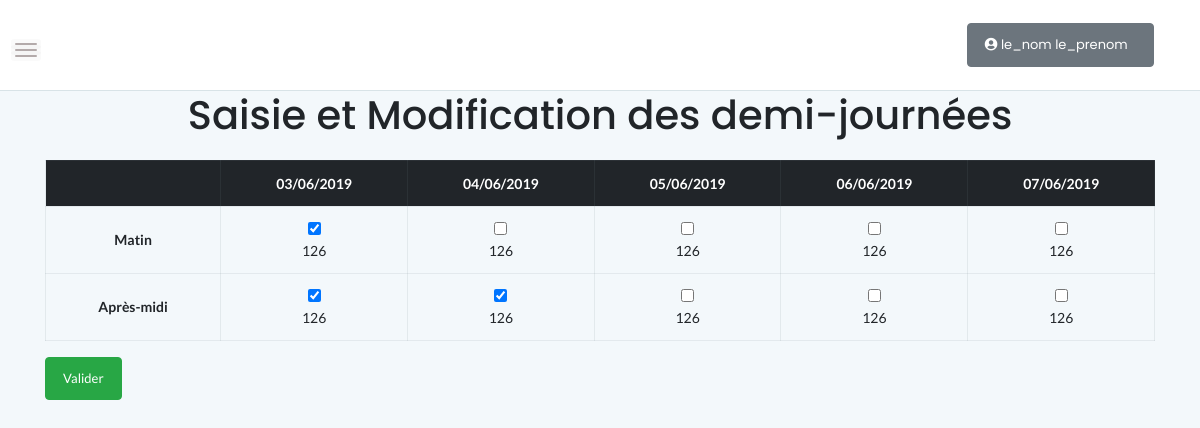
Screenshot of /saisie_demi_journee.php (signed in) with the database file from the repository.
### tables this page shows
CREATE TABLE IF NOT EXISTS `demijournee` (
  `id` int(11) NOT NULL AUTO_INCREMENT,
  `date` date NOT NULL,
  `matinAprem` char(13) NOT NULL,
  PRIMARY KEY (`id`)
);

CREATE TABLE IF NOT EXISTS `salle` (
  `id` int(11) NOT NULL AUTO_INCREMENT,
  `libelle` varchar(5) NOT NULL,
  PRIMARY KEY (`id`)
);

### saisie_demi_journee.php (the view, shortened to what this page needs)
<?php
$id_Util=$_SESSION["id"];
include "connexion_bd_gesoraux.php";
?>
<!doctype html>
<html class="no-js" lang="fr-FR">
<head>
    <link rel="stylesheet" href="assets/css/bootstrap.min.css">
    <link rel="stylesheet" href="assets/css/font-awesome.min.css">
    <link rel="stylesheet" href="assets/css/themify-icons.css">
    <link rel="stylesheet" href="assets/css/metisMenu.css">
    <link rel="stylesheet" href="assets/css/owl.carousel.min.css">
    <link rel="stylesheet" href="assets/css/slicknav.min.css">
    <link rel="stylesheet" href="https://www.amcharts.com/lib/3/plugins/export/export.css" type="text/css" media="all" />
    <link rel="stylesheet" href="assets/css/typography.css">
    <link rel="stylesheet" href="assets/css/default-css.css">
    <link rel="stylesheet" href="assets/css/styles.css">
    <link rel="stylesheet" href="assets/css/responsive.css">
    <link rel="stylesheet" href="https://use.fontawesome.com/releases/v5.8.1/css/all.css">
</head>
<body>
    <div class="page-container">
      <div class="main-content">
        <div class="header-area">
            <div class="row align-items-center">
                <div class="nav-btn pull-left">
                    <span></span>
                    <span></span>
                    <span></span>
                </div>
                <div class="col-auto">
                </div>
                <div class="col-auto mr-auto"></div>
                <?php
                    include "bouton_profil.php";
                     ?>
    </div>
</div>
<section>
    <h1><center>Saisie et Modification des demi-journées</center></h1></br>
        <div class="container">
            <table class="table text-center table-bordered">
                <thead class="thead-dark">
                <form action='' method='post'>
                    <?php
                    $lesDemiJournees=$bdd->query("SELECT distinct date from demijournee");
                    $lesDemiJournees->execute();
                    echo "<tr><th scope='col'></th>";
                    foreach ($lesDemiJournees as $demiJournee)
                    {
                        list($year, $month, $day) = explode("-", $demiJournee->date);
                        $date_fr = $day."/".$month."/".$year;
                        echo "<th scope='col'>$date_fr</th>";
                    }
                    echo "</tr>";
                    echo "</thead>";
                    echo "<tbody>";
                    echo "<tr><th scope='row' class='align-middle'>Matin</th>";
                    $lesDemiJournees=$bdd->query("SELECT id, date from demijournee where matinAprem='matin'");
                    foreach ($lesDemiJournees as $demiJournee)
                    {
                        $lesDemi=$bdd->query("SELECT idDemiJournee from choixprofdemijournee join demijournee on idDemijournee=$demiJournee->id and idUtilisateur=$id_Util");
                        $lesSalles=$bdd->query("SELECT libelle, salle.id from utilisateur join Salle on idSalleAtt=Salle.id where utilisateur.id=$id_Util and idSalleAtt is not null");
                        $salle =$lesSalles ->fetch();
                        if($lesDemi->rowCount () != 0) {
                            echo "<td><input type='checkbox' checked name='chbmatinJ$demiJournee->id' id='chbmatinJ$demiJournee->id' value='$demiJournee->id'/><br>";
                        } else {
                            echo "<td><input type='checkbox' name='chbmatinJ$demiJournee->id' id='chbmatinJ$demiJournee->id' value='$demiJournee->id'/><br>";
                        }
                        if($salle==false)
                        {
                            echo "<select name='salle$demiJournee->id'>";
                            $lesSalles=$bdd->query("SELECT id, libelle from salle where id not in (select idSalle from choixprofdemijournee where idDemiJournee=$demiJournee->id and idUtilisateur!=$id_Util)");
                            foreach ($lesSalles as $salle)
                            {
                                $lesSallesSelect=$bdd->query("SELECT idSalle from choixprofdemijournee where idUtilisateur=$id_Util and idDemiJournee=$demiJournee->id");
                                if($lesSallesSelect->rowCount() !=0 )
                                {
                                    $uneSalleSelect=$lesSallesSelect ->fetch();
                                    if ($uneSalleSelect->idSalle == $salle->id ) {
                                        echo "<option selected value='$salle->id'>$salle->libelle</option>";
                                    } else {
                                        echo "<option value='$salle->id'>$salle->libelle</option>";
                                    }
                                } else {
                                    echo "<option value='$salle->id'>$salle->libelle</option>";
                                }
                            }
                            echo "</select></td>";
                        }
                        else
                        {
                            echo "$salle->libelle</td>";
                        }
                    }
                    echo "</tr>";
                    echo "<tr><th scope='row' class='align-middle'>Après-midi</th>" ;
                    $lesDemiJournees=$bdd->query("SELECT id, date from demijournee where matinAprem='après-midi'");
                    foreach ($lesDemiJournees as $demiJournee)
                    {
                        $lesDemi=$bdd->query("SELECT idDemiJournee from choixprofdemijournee join demijournee on idDemijournee=$demiJournee->id and idUtilisateur=$id_Util ");
                        $lesSalles=$bdd->query("SELECT libelle, salle.id from utilisateur join Salle on idSalleAtt=Salle.id where utilisateur.id=$id_Util and idSalleAtt is not null");
                        $salle =$lesSalles ->fetch();
                        if($lesDemi->rowCount () != 0) {
                            echo "<td><input type='checkbox' checked name='chbapremJ$demiJournee->id' id='chbapremJ$demiJournee->id' value='$demiJournee->id'/><br>";
                        } else {
                            echo "<td><input type='checkbox' name='chbapremJ$demiJournee->id' id='chbapremJ$demiJournee->id' value='$demiJournee->id' /><br>";
                        }
                        if($salle==false)
                        {
                            echo "<select name='salle$demiJournee->id'>";
                            $lesSalles=$bdd->query("SELECT id, libelle from salle where id not in (select idSalle from choixprofdemijournee where idDemiJournee=$demiJournee->id and idUtilisateur!=$id_Util)");
                            foreach ($lesSalles as $salle)
                            {
                                $lesSallesSelect=$bdd->query("SELECT idSalle from choixprofdemijournee where idUtilisateur=$id_Util and idDemiJournee=$demiJournee->id");
                                if($lesSallesSelect->rowCount() !=0 )
                                {
                                    $uneSalleSelect=$lesSallesSelect ->fetch();
                                    if ($uneSalleSelect->idSalle == $salle->id ) {
                                        echo "<option selected value='$salle->id'>$salle->libelle</option>";
                                    } else {
                                        echo "<option value='$salle->id'>$salle->libelle</option>";
                                    }
                                } else {
                                    echo "<option value='$salle->id'>$salle->libelle</option>";
                                }
                            }
                            echo "</select></td>";
                        }
                        else
                        {
                            echo "$salle->libelle</td>";
                        }
                    }
                    echo "</tr>";
                    echo "</tbody>";
                    ?>
                </table>
                <input type="submit" class="btn btn-success" name="bouton_valider" id="bouton_valider" value="Valider" />
            </div>
</section>
</div>
</div>
</body>
</html>

### assets/css/styles.css (style rules this page uses)
.page-container { width: 100%; height: 100%; min-height: 100vh; padding-left: 280px; -webkit-transition: padding-left 0.3s ease 0s; transition: padding-left 0.3s ease 0s; }
.main-content { width: 100%; background: #F3F8FB; }
.header-area { padding: 15px 30px; background: #fff; border-bottom: 1px solid #d8e3e7; }
.nav-btn { margin-right: 30px; margin-top: 10px; cursor: pointer; }
.nav-btn span { display: block; width: 22px; height: 2px; background: #b3aaaa; margin: 4px 0; border-radius: 15px; -webkit-transition: all 0.3s ease 0s; transition: all 0.3s ease 0s; box-shadow: 0 0 0 4px rgba(99, 96, 96, 0.03); }
.btn { padding: 11px 17px; font-size: 13px; letter-spacing: 0; }
table tr th { border-bottom: none; }
table tr th, table tr td { border-top: 1px solid rgba(120, 130, 140, 0.13) !important; }
.table-bordered td, .table-bordered th { border: 1px solid rgba(120, 130, 140, 0.13) !important; }

### rows the page displays
demijournee: salle.libelle "126"
demijournee: salle.libelle "126"
demijournee: salle.libelle "126"
demijournee: salle.libelle "126"
demijournee: salle.libelle "126"
demijournee: salle.libelle "126"
demijournee: salle.libelle "126"
demijournee: salle.libelle "126"
demijournee: salle.libelle "126"
demijournee: salle.libelle "126"

### other values shown
$_SESSION['nom_prenom'] "le_nom le_prenom"
$date_fr "03/06/2019"
$date_fr "04/06/2019"
$date_fr "05/06/2019"
$date_fr "06/06/2019"
$date_fr "07/06/2019"
